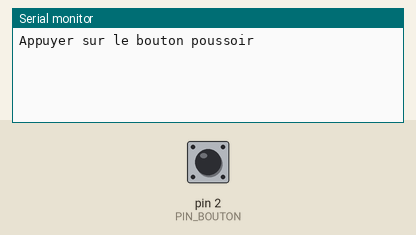
This sketch was run on a simulated Arduino Uno, built with avr-gcc and run on an emulated ATmega328P. Parts: the last lines printed to the serial monitor. Inputs (shaded band) come from the test bench; at power-on: pin 2 (PIN_BOUTON) HIGH.

Above: at 1.2 s.
1.3 s: pin 2 (PIN_BOUTON) pulled LOW for 0.15 s
At 2.0 s:
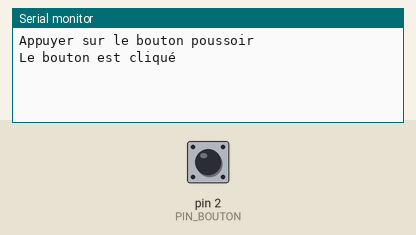
2.9 s: pin 2 (PIN_BOUTON) pulled LOW for 1 s
At 4.5 s:
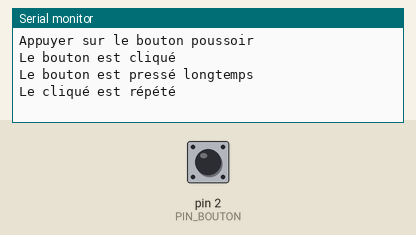
5.4 s: pin 2 (PIN_BOUTON) pulsed LOW 2 times (0.12 s each, 0.3 s apart)
At 6.7 s:
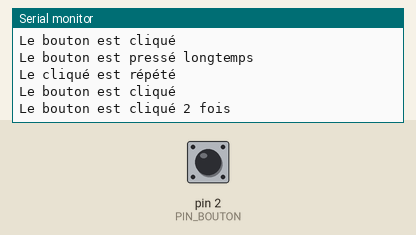

The sketch:

exemple_2.ino
```cpp
/**
 *
 * e-mail : rachelsysteme@gmail.com
 * gitHub : https://github.com/RS-malik-el
 * Donation : paypal.me/RachelSysteme
 *
 * @AUTEUR : Exaucé KIMBEMBE / @OpenProgramming
 * DATE : 09/04/2023
 *
 * @Board : arduino
 *
 * Le code permet de gérer les événements d'un bouton poussoir à l'aide de
 * la bibliothèque AceButton. Il est configuré pour détecter plusieurs types
 * d'événements tels que le clic simple, le double clic, la pression longue et
 * la répétition de clics. Ce code a été testé sur une carte Arduino et peut ne
 * pas fonctionner correctement sur d'autres types de cartes.
 *
*/

#ifndef __AVR__
  #error Ce code a été tester sur une carte arduino et peux ne pas bien fonctionner sur un autre type de carte.
#endif

#include <AceButton.h>

using namespace ace_button;

#define PIN_BOUTON  2  // Pin du bouton poussoir

AceButton button(PIN_BOUTON);  // Création d'un objet AceButton pour le bouton

// Prototype de la fonction
void gestionBouton(AceButton* button, uint8_t eventType, uint8_t buttonState);


void setup() {

  Serial.begin(115200); // Initialisation de la communication série
  Serial.println("Appuyer sur le bouton poussoir\n");

  pinMode(PIN_BOUTON, INPUT_PULLUP); // Configuration du bouton poussoir en entrée

  // Configuration du bouton
  ButtonConfig* buttonConfig = button.getButtonConfig();
  buttonConfig->setEventHandler(gestionBouton);
  buttonConfig->setFeature(ButtonConfig::kFeatureClick);
  buttonConfig->setFeature(ButtonConfig::kFeatureDoubleClick);
  buttonConfig->setFeature(ButtonConfig::kFeatureLongPress);
  buttonConfig->setFeature(ButtonConfig::kFeatureRepeatPress);
  //buttonConfig->setFeature(ButtonConfig::kFeatureSuppressAll);
  //buttonConfig->setFeature(ButtonConfig::kFeatureSuppressAfterClick);
  //buttonConfig->setFeature(ButtonConfig::kFeatureSuppressAfterLongPress);
  //buttonConfig->setFeature(ButtonConfig::kFeatureSuppressAfterDoubleClick);
  //buttonConfig->setFeature(ButtonConfig::kFeatureSuppressClickBeforeDoubleClick);
}


void loop() {
  button.check();
}


// Fonction de rappel pour le bouton
void gestionBouton(AceButton* button, uint8_t eventType, uint8_t buttonState) {
  switch (eventType) {
    case AceButton::kEventClicked:
      Serial.println("Le bouton est cliqué");
      break;
    case AceButton::kEventDoubleClicked:
      Serial.println("Le bouton est cliqué 2 fois");
      break;
    case AceButton::kEventLongPressed:
      Serial.println("Le bouton est pressé longtemps");
      break;
    case AceButton::kEventRepeatPressed:
      Serial.println("Le cliqué est répété");
      break;
  }
}
```

Measured:
- after the input at 1.3 s, the serial monitor: prints a new line after 0.17 s (image 1)
- after the input at 2.9 s, the serial monitor: prints a new line after 1.0 s (image 2)
- after the input at 5.4 s, the serial monitor: prints a new line after 0.14 s (image 3)
